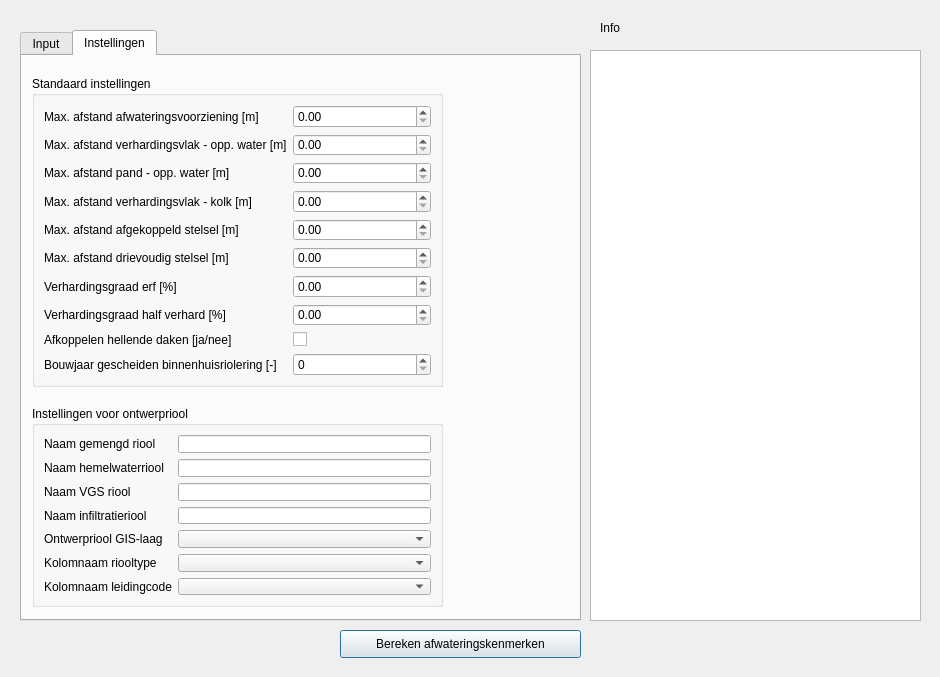
<?xml version="1.0" encoding="UTF-8"?>
<ui version="4.0">
 <class>BGTInloopToolDialogBase</class>
 <widget class="QDialog" name="BGTInloopToolDialogBase">
  <property name="geometry">
   <rect>
    <x>0</x>
    <y>0</y>
    <width>940</width>
    <height>677</height>
   </rect>
  </property>
  <property name="windowTitle">
   <string>BGT Inlooptool</string>
  </property>
  <widget class="QPushButton" name="pushButtonRun">
   <property name="geometry">
    <rect>
     <x>340</x>
     <y>630</y>
     <width>241</width>
     <height>28</height>
    </rect>
   </property>
   <property name="text">
    <string>Bereken afwateringskenmerken</string>
   </property>
  </widget>
  <widget class="QLabel" name="label_13">
   <property name="geometry">
    <rect>
     <x>600</x>
     <y>20</y>
     <width>55</width>
     <height>16</height>
    </rect>
   </property>
   <property name="text">
    <string>Info</string>
   </property>
  </widget>
  <widget class="QTabWidget" name="TabWidget">
   <property name="enabled">
    <bool>true</bool>
   </property>
   <property name="geometry">
    <rect>
     <x>20</x>
     <y>30</y>
     <width>561</width>
     <height>591</height>
    </rect>
   </property>
   <property name="sizePolicy">
    <sizepolicy hsizetype="Expanding" vsizetype="Expanding">
     <horstretch>100</horstretch>
     <verstretch>0</verstretch>
    </sizepolicy>
   </property>
   <property name="currentIndex">
    <number>1</number>
   </property>
   <widget class="QWidget" name="input_tab">
    <attribute name="title">
     <string>Input</string>
    </attribute>
    <widget class="QGroupBox" name="groupBox">
     <property name="geometry">
      <rect>
       <x>10</x>
       <y>10</y>
       <width>531</width>
       <height>151</height>
      </rect>
     </property>
     <property name="title">
      <string>Download BGT vlakken (optioneel)</string>
     </property>
     <widget class="QWidget" name="formLayoutWidget">
      <property name="geometry">
       <rect>
        <x>9</x>
        <y>19</y>
        <width>511</width>
        <height>81</height>
       </rect>
      </property>
      <layout class="QFormLayout" name="formLayout">
       <property name="leftMargin">
        <number>0</number>
       </property>
       <property name="topMargin">
        <number>14</number>
       </property>
       <property name="rightMargin">
        <number>7</number>
       </property>
       <property name="bottomMargin">
        <number>0</number>
       </property>
       <item row="0" column="0">
        <widget class="QLabel" name="label_17">
         <property name="text">
          <string>Gebiedsgrens</string>
         </property>
        </widget>
       </item>
       <item row="0" column="1">
        <widget class="QgsMapLayerComboBox" name="BGTExtentCombobox"/>
       </item>
       <item row="1" column="0">
        <widget class="QLabel" name="label_19">
         <property name="text">
          <string>Opslaan als...</string>
         </property>
        </widget>
       </item>
       <item row="1" column="1">
        <widget class="QgsFileWidget" name="bgtApiOutput">
         <property name="dialogTitle">
          <string>BGT Download Opslaan Als ZIP</string>
         </property>
         <property name="filter">
          <string>*.zip</string>
         </property>
         <property name="storageMode">
          <enum>QgsFileWidget::SaveFile</enum>
         </property>
        </widget>
       </item>
      </layout>
     </widget>
     <widget class="QPushButton" name="pushButtonDownloadBGT">
      <property name="geometry">
       <rect>
        <x>420</x>
        <y>110</y>
        <width>93</width>
        <height>28</height>
       </rect>
      </property>
      <property name="text">
       <string>Download</string>
      </property>
     </widget>
    </widget>
    <widget class="QGroupBox" name="groupBox_2">
     <property name="geometry">
      <rect>
       <x>10</x>
       <y>170</y>
       <width>531</width>
       <height>231</height>
      </rect>
     </property>
     <property name="title">
      <string>Invoerbestanden</string>
     </property>
     <widget class="QWidget" name="layoutWidget">
      <property name="geometry">
       <rect>
        <x>10</x>
        <y>20</y>
        <width>511</width>
        <height>201</height>
       </rect>
      </property>
      <layout class="QGridLayout" name="gridLayout_2">
       <property name="topMargin">
        <number>14</number>
       </property>
       <property name="bottomMargin">
        <number>7</number>
       </property>
       <item row="3" column="0">
        <widget class="QLabel" name="label_14">
         <property name="text">
          <string>Kolken (optioneel)</string>
         </property>
        </widget>
       </item>
       <item row="1" column="2">
        <widget class="QgsFileWidget" name="pipe_file">
         <property name="filter">
          <string>*.gpkg</string>
         </property>
        </widget>
       </item>
       <item row="2" column="0">
        <widget class="QLabel" name="label_11">
         <property name="text">
          <string>BAG panden (optioneel)</string>
         </property>
        </widget>
       </item>
       <item row="1" column="0">
        <widget class="QLabel" name="label_2">
         <property name="text">
          <string>GWSW leidingen</string>
         </property>
        </widget>
       </item>
       <item row="0" column="0">
        <widget class="QLabel" name="label">
         <property name="text">
          <string>BGT vlakken</string>
         </property>
        </widget>
       </item>
       <item row="0" column="1" colspan="2">
        <widget class="QgsFileWidget" name="bgt_file">
         <property name="filter">
          <string>*.zip</string>
         </property>
        </widget>
       </item>
       <item row="2" column="1" colspan="2">
        <widget class="QgsFileWidget" name="building_file">
         <property name="filter">
          <string/>
         </property>
        </widget>
       </item>
       <item row="3" column="1" colspan="2">
        <widget class="QgsFileWidget" name="kolken_file"/>
       </item>
       <item row="1" column="1">
        <widget class="QComboBox" name="pipe_input_type_dropdown"/>
       </item>
      </layout>
     </widget>
    </widget>
    <widget class="QGroupBox" name="inputExtentGroupBox">
     <property name="geometry">
      <rect>
       <x>10</x>
       <y>420</y>
       <width>531</width>
       <height>91</height>
      </rect>
     </property>
     <property name="title">
      <string>Beperk analyse tot opgegeven gebied</string>
     </property>
     <property name="checkable">
      <bool>true</bool>
     </property>
     <property name="checked">
      <bool>false</bool>
     </property>
     <widget class="QWidget" name="formLayoutWidget_2">
      <property name="geometry">
       <rect>
        <x>10</x>
        <y>30</y>
        <width>511</width>
        <height>51</height>
       </rect>
      </property>
      <layout class="QFormLayout" name="formLayout_2">
       <property name="topMargin">
        <number>14</number>
       </property>
       <item row="0" column="0">
        <widget class="QLabel" name="label_22">
         <property name="text">
          <string>Gebiedsafbakening:</string>
         </property>
        </widget>
       </item>
       <item row="0" column="1">
        <widget class="QgsMapLayerComboBox" name="inputExtentComboBox"/>
       </item>
      </layout>
     </widget>
    </widget>
   </widget>
   <widget class="QWidget" name="settings_tab">
    <attribute name="title">
     <string>Instellingen</string>
    </attribute>
    <widget class="QGroupBox" name="groupBox">
     <property name="geometry">
      <rect>
       <x>10</x>
       <y>20</y>
       <width>411</width>
       <height>311</height>
      </rect>
     </property>
     <property name="title">
      <string>Standaard instellingen</string>
     </property>
     <layout class="QGridLayout" name="gridLayout">
      <item row="0" column="0">
       <widget class="QLabel" name="label_3">
        <property name="text">
         <string>Max. afstand afwateringsvoorziening [m]</string>
        </property>
       </widget>
      </item>
      <item row="0" column="1">
       <widget class="QgsDoubleSpinBox" name="max_afstand_vlak_afwateringsvoorziening"/>
      </item>
      <item row="1" column="0">
       <widget class="QLabel" name="label_4">
        <property name="text">
         <string>Max. afstand verhardingsvlak - opp. water [m]</string>
        </property>
       </widget>
      </item>
      <item row="1" column="1">
       <widget class="QgsDoubleSpinBox" name="max_afstand_vlak_oppwater"/>
      </item>
      <item row="2" column="0">
       <widget class="QLabel" name="label_5">
        <property name="text">
         <string>Max. afstand pand - opp. water [m]</string>
        </property>
       </widget>
      </item>
      <item row="2" column="1">
       <widget class="QgsDoubleSpinBox" name="max_afstand_pand_oppwater"/>
      </item>
      <item row="3" column="0">
       <widget class="QLabel" name="label_6">
        <property name="text">
         <string>Max. afstand verhardingsvlak - kolk [m]</string>
        </property>
       </widget>
      </item>
      <item row="3" column="1">
       <widget class="QgsDoubleSpinBox" name="max_afstand_vlak_kolk"/>
      </item>
      <item row="4" column="0">
       <widget class="QLabel" name="label_7">
        <property name="text">
         <string>Max. afstand afgekoppeld stelsel [m]</string>
        </property>
       </widget>
      </item>
      <item row="4" column="1">
       <widget class="QgsDoubleSpinBox" name="max_afstand_afgekoppeld"/>
      </item>
      <item row="5" column="0">
       <widget class="QLabel" name="label_8">
        <property name="text">
         <string>Max. afstand drievoudig stelsel [m]</string>
        </property>
       </widget>
      </item>
      <item row="5" column="1">
       <widget class="QgsDoubleSpinBox" name="max_afstand_drievoudig"/>
      </item>
      <item row="6" column="0">
       <widget class="QLabel" name="label_15">
        <property name="text">
         <string>Verhardingsgraad erf [%]</string>
        </property>
       </widget>
      </item>
      <item row="6" column="1">
       <widget class="QgsDoubleSpinBox" name="verhardingsgraad_erf"/>
      </item>
      <item row="7" column="0">
       <widget class="QLabel" name="label_16">
        <property name="text">
         <string>Verhardingsgraad half verhard [%]</string>
        </property>
       </widget>
      </item>
      <item row="7" column="1">
       <widget class="QgsDoubleSpinBox" name="verhardingsgraad_half_verhard"/>
      </item>
      <item row="8" column="0">
       <widget class="QLabel" name="label_9">
        <property name="text">
         <string>Afkoppelen hellende daken [ja/nee]</string>
        </property>
       </widget>
      </item>
      <item row="8" column="1">
       <widget class="QCheckBox" name="afkoppelen_hellende_daken">
        <property name="text">
         <string/>
        </property>
       </widget>
      </item>
      <item row="9" column="0">
       <widget class="QLabel" name="label_10">
        <property name="text">
         <string>Bouwjaar gescheiden binnenhuisriolering [-]</string>
        </property>
       </widget>
      </item>
      <item row="9" column="1">
       <widget class="QSpinBox" name="bouwjaar_gescheiden_binnenhuisriolering"/>
      </item>
     </layout>
    </widget>
    <widget class="QGroupBox" name="groupBox_2">
     <property name="geometry">
      <rect>
       <x>10</x>
       <y>350</y>
       <width>411</width>
       <height>201</height>
      </rect>
     </property>
     <property name="title">
      <string>Instellingen voor ontwerpriool</string>
     </property>
     <layout class="QGridLayout" name="gridLayout_3">
      <item row="1" column="1">
       <widget class="QLineEdit" name="ontwerp_hemelwater_naam"/>
      </item>
      <item row="2" column="1">
       <widget class="QLineEdit" name="ontwerp_vgs_naam"/>
      </item>
      <item row="6" column="1">
       <widget class="QComboBox" name="ontwerp_leidingcode_kolom"/>
      </item>
      <item row="0" column="1">
       <widget class="QLineEdit" name="ontwerp_gemengd_naam"/>
      </item>
      <item row="5" column="1">
       <widget class="QComboBox" name="ontwerp_riooltype_kolom"/>
      </item>
      <item row="0" column="0">
       <widget class="QLabel" name="label_12">
        <property name="text">
         <string>Naam gemengd riool</string>
        </property>
       </widget>
      </item>
      <item row="1" column="0">
       <widget class="QLabel" name="label_18">
        <property name="text">
         <string>Naam hemelwaterriool</string>
        </property>
       </widget>
      </item>
      <item row="2" column="0">
       <widget class="QLabel" name="label_20">
        <property name="text">
         <string>Naam VGS riool</string>
        </property>
       </widget>
      </item>
      <item row="5" column="0">
       <widget class="QLabel" name="label_24">
        <property name="text">
         <string>Kolomnaam riooltype</string>
        </property>
       </widget>
      </item>
      <item row="4" column="0">
       <widget class="QLabel" name="label_23">
        <property name="text">
         <string>Ontwerpriool GIS-laag</string>
        </property>
       </widget>
      </item>
      <item row="6" column="0">
       <widget class="QLabel" name="label_25">
        <property name="text">
         <string>Kolomnaam leidingcode</string>
        </property>
       </widget>
      </item>
      <item row="3" column="1">
       <widget class="QLineEdit" name="ontwerp_infiltratie_naam"/>
      </item>
      <item row="3" column="0">
       <widget class="QLabel" name="label_21">
        <property name="text">
         <string>Naam infiltratieriool</string>
        </property>
       </widget>
      </item>
      <item row="4" column="1">
       <widget class="QComboBox" name="ontwerp_laag_naam"/>
      </item>
     </layout>
    </widget>
   </widget>
  </widget>
  <widget class="QTextBrowser" name="info_window">
   <property name="geometry">
    <rect>
     <x>590</x>
     <y>50</y>
     <width>331</width>
     <height>571</height>
    </rect>
   </property>
  </widget>
 </widget>
 <customwidgets>
  <customwidget>
   <class>QgsDoubleSpinBox</class>
   <extends>QDoubleSpinBox</extends>
   <header>qgsdoublespinbox.h</header>
  </customwidget>
  <customwidget>
   <class>QgsFileWidget</class>
   <extends>QWidget</extends>
   <header>qgsfilewidget.h</header>
  </customwidget>
  <customwidget>
   <class>QgsMapLayerComboBox</class>
   <extends>QComboBox</extends>
   <header>qgsmaplayercombobox.h</header>
  </customwidget>
 </customwidgets>
 <resources/>
 <connections/>
</ui>
